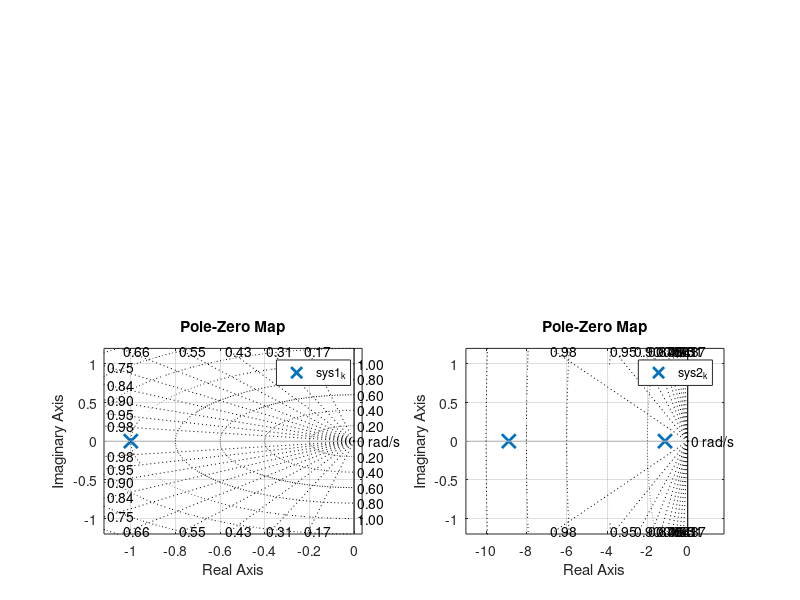
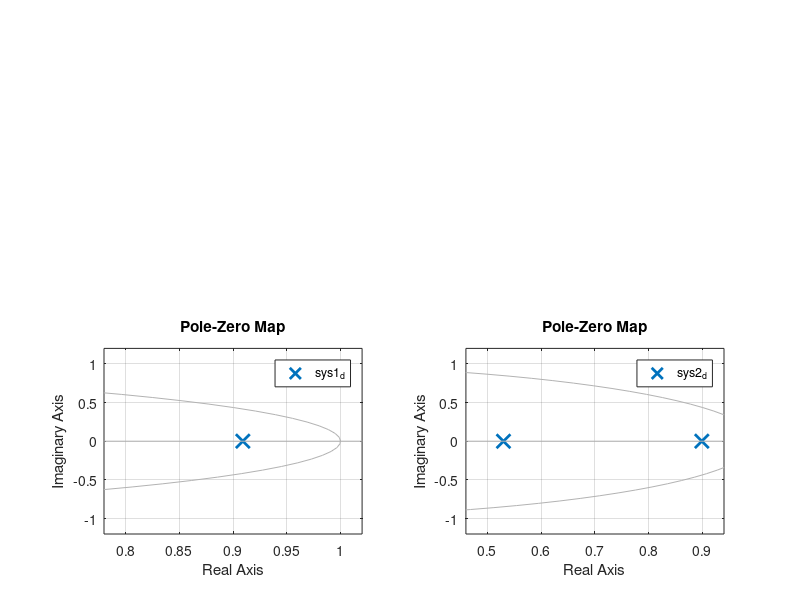
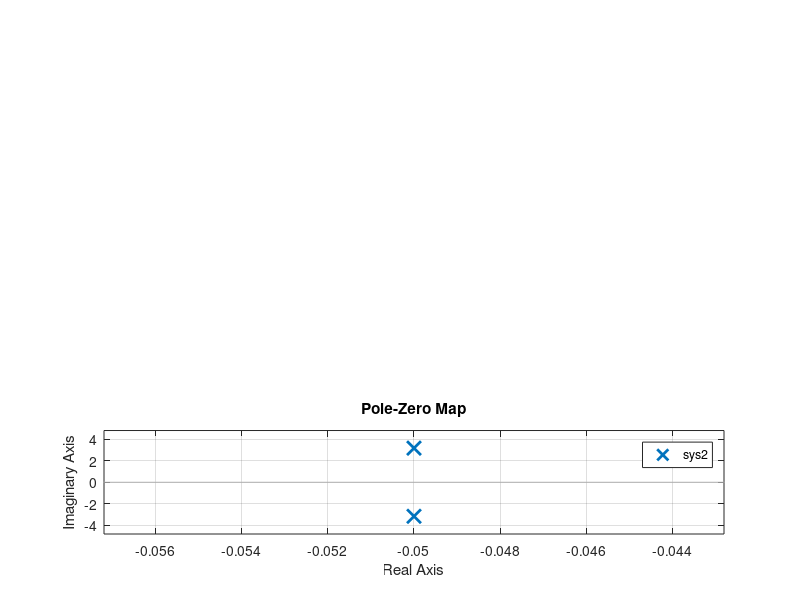

Here is the MATLAB script that generated these plots, in order:
%% Laborbericht SS2P-2

% Labor:        Signale & Systeme 2
% Laborgruppe:  SS2P-2
% Professor:    A. Rauscher-Scheibe
% Datum:        03.10.2016
% Gruppen:      Nils Parche (2210363) 

%% Aufgabe 4
% Parameter
R = 1*10^3;
C1 = 1*10^-6*10^3;
L = 100;
TA = 0.1;

% Konstanten
T1 = R * C1;
T22 = L * C1;

%% Systeme im kontinuierlichen
% Uebertragungsfunktion der Systeme
sys1 = tf([1],[T1 1]);
sys2 = tf([1],[T22 T1 1]);

% Impulse und Sprungantwort
% Pol-Nullstellen-Diagramm
figure()
subplot(221)
impulse(sys1, sys2);
legend('sys1_k','sys2_k');
subplot(222)
step(sys1, sys2);
legend('sys1_k','sys2_k');
subplot(223)
pzmap(sys1);
legend('sys1_k')
sgrid()
subplot(224)
pzmap(sys2)
legend('sys2_k')
sgrid()

%% Systeme im diskreten

% Konstanten
A = T1 / (T1 + TA);
B = TA / (T1 + TA);
C = (-2*T22-T1*TA)/(T22+T1*TA+TA*TA);
D = (T22)/(T22+T1*TA+TA*TA);
E = (TA*TA)/(T22+T1*TA+TA*TA);

% Uebertragungsfunktion der Systeme
sys1d = tf([B],[1 -A],TA);
sys2d = tf([E],[1 C D],TA);

% Impulse und Sprungantwort
% Pol-Nullstellen-Diagramm
figure()
subplot(221);
impulse(sys1d, sys2d);
legend('sys1_d','sys2_d');
subplot(222);
step(sys1d,sys2d)
legend('sys1_d','sys2_d');
subplot(223);
pzmap(sys1d)
legend('sys1_d');
subplot(224);
pzmap(sys2d)
legend('sys2_d');

%% Kontinuierlich to Diskret, Matlab-Funktion c2d

% Uebertragungsfunktion der Systeme
sys1d_c2d = c2d(sys1, TA, 'foh');
sys2d_c2d = c2d(sys2, TA, 'foh');

% Impulse und Sprungantwort
figure()
subplot(211)
impulse(sys1d_c2d, sys2d_c2d)
legend('sys1_d_c2d', 'sys2_d_c2d');
subplot(212)
step(sys1d_c2d, sys2d_c2d)
legend('sys1_d_c2d', 'sys2_d_c2d');


%% Aperiodischer Grentfall
% Parameter
R = 0.4*10^3;
C1 = 1*10^-6*10^3;
L = 100;
TA = 0.1;

% Konstanten
T1 = R * C1;
T22 = L * C1;

% Uebertragungsfunktion 
sys2 = tf([1],[T22 T1 1]);

subplot(311)
impulse(sys2)
legend('sys2');
subplot(312)
step(sys2)
legend('sys2');
subplot(313)
pzmap(sys2)
legend('sys2');

%% Schwingung
% Parameter
R = 10;
C1 = 0.001;
L = 100;
TA = 0.1;

% Konstanten
T1 = R * C1;
T22 = L * C1;

% Uebertragungsfunktion 
sys2 = tf([1],[T22 T1 1]);

subplot(311)
impulse(sys2)
legend('sys2');
subplot(312)
step(sys2)
legend('sys2');
subplot(313)
pzmap(sys2)
legend('sys2');